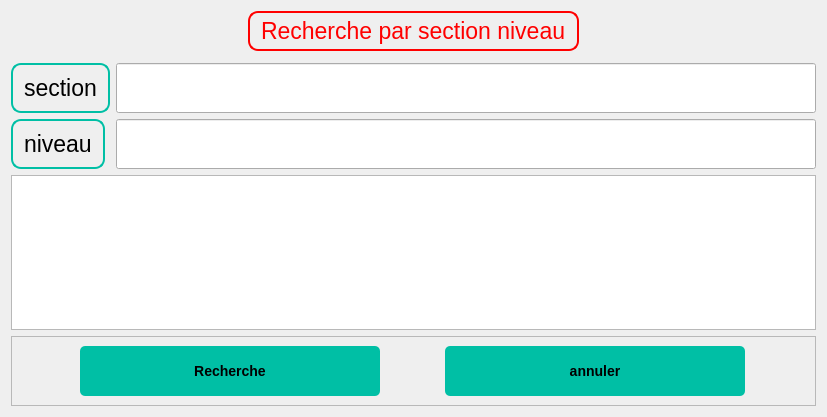
<?xml version="1.0" encoding="UTF-8"?>
<ui version="4.0">
 <class>Dialog</class>
 <widget class="QDialog" name="Dialog">
  <property name="geometry">
   <rect>
    <x>0</x>
    <y>0</y>
    <width>822</width>
    <height>417</height>
   </rect>
  </property>
  <property name="windowTitle">
   <string>Dialog</string>
  </property>
  <property name="styleSheet">
   <string notr="true">QLabel {
    background-color: none;
    border: 2px solid #00BFA5;
    border-radius: 10px;
    padding: 5px;
    color: #000000;
    font-size: 17pt;
    font-family: Arial, sans-serif;
}
QPushButton {
    font-family: &quot;Arial&quot;, sans-serif;
    font-size: 14px;
    font-weight: bold;
    color: #000000;
    background-color: #00BFA5;
    border: none;
    border-radius: 5px;
    padding: 8px 16px;
    text-align: center;
    text-transform: uppercase;
}

QPushButton:hover {
    background-color: #009980;
}
</string>
  </property>
  <layout class="QGridLayout" name="gridLayout">
   <item row="0" column="0" colspan="3" alignment="Qt::AlignHCenter">
    <widget class="QLabel" name="label_3">
     <property name="styleSheet">
      <string notr="true">
QLabel {
  background-color: none;
  border: 2px solid red;
  border-radius: 10px;
  padding: 5px;
  color: red;
  font-size: 17pt;
  font-family: Arial, sans-serif;
  

}
</string>
     </property>
     <property name="text">
      <string>Recherche par section niveau</string>
     </property>
    </widget>
   </item>
   <item row="2" column="0">
    <widget class="QLabel" name="label">
     <property name="sizePolicy">
      <sizepolicy hsizetype="Maximum" vsizetype="Preferred">
       <horstretch>0</horstretch>
       <verstretch>0</verstretch>
      </sizepolicy>
     </property>
     <property name="minimumSize">
      <size>
       <width>0</width>
       <height>0</height>
      </size>
     </property>
     <property name="text">
      <string>section</string>
     </property>
    </widget>
   </item>
   <item row="3" column="1" colspan="2">
    <widget class="QLineEdit" name="lineEdit_2">
     <property name="sizePolicy">
      <sizepolicy hsizetype="Maximum" vsizetype="Fixed">
       <horstretch>0</horstretch>
       <verstretch>0</verstretch>
      </sizepolicy>
     </property>
     <property name="minimumSize">
      <size>
       <width>700</width>
       <height>50</height>
      </size>
     </property>
    </widget>
   </item>
   <item row="3" column="0">
    <widget class="QLabel" name="label_2">
     <property name="sizePolicy">
      <sizepolicy hsizetype="Maximum" vsizetype="Preferred">
       <horstretch>0</horstretch>
       <verstretch>0</verstretch>
      </sizepolicy>
     </property>
     <property name="minimumSize">
      <size>
       <width>0</width>
       <height>0</height>
      </size>
     </property>
     <property name="text">
      <string>niveau</string>
     </property>
    </widget>
   </item>
   <item row="2" column="1" colspan="2">
    <widget class="QLineEdit" name="lineEdit">
     <property name="sizePolicy">
      <sizepolicy hsizetype="Maximum" vsizetype="Fixed">
       <horstretch>0</horstretch>
       <verstretch>0</verstretch>
      </sizepolicy>
     </property>
     <property name="minimumSize">
      <size>
       <width>700</width>
       <height>50</height>
      </size>
     </property>
    </widget>
   </item>
   <item row="1" column="0">
    <widget class="QFrame" name="frame">
     <property name="frameShape">
      <enum>QFrame::StyledPanel</enum>
     </property>
     <property name="frameShadow">
      <enum>QFrame::Raised</enum>
     </property>
    </widget>
   </item>
   <item row="5" column="0" colspan="3">
    <widget class="QTableView" name="tableView">
     <property name="minimumSize">
      <size>
       <width>0</width>
       <height>0</height>
      </size>
     </property>
    </widget>
   </item>
   <item row="6" column="0" colspan="3">
    <widget class="QFrame" name="frame_2">
     <property name="frameShape">
      <enum>QFrame::StyledPanel</enum>
     </property>
     <property name="frameShadow">
      <enum>QFrame::Raised</enum>
     </property>
     <layout class="QGridLayout" name="gridLayout_2">
      <item row="0" column="1">
       <widget class="QPushButton" name="pushButton_2">
        <property name="sizePolicy">
         <sizepolicy hsizetype="Maximum" vsizetype="Fixed">
          <horstretch>0</horstretch>
          <verstretch>0</verstretch>
         </sizepolicy>
        </property>
        <property name="minimumSize">
         <size>
          <width>300</width>
          <height>50</height>
         </size>
        </property>
        <property name="styleSheet">
         <string notr="true">/* Buttons */
QPushButton {
    font-family: &quot;Arial&quot;, sans-serif;
    font-size: 14px;
    font-weight: bold;
    color: #000000; /* Black text color */
    background-color: #00BFA5; /* Teal button background color */
    border: none;
    border-radius: 5px;
    padding: 8px 16px;
    text-align: center; /* Center align button text */
    text-transform: uppercase; /* Uppercase button text */
}

QPushButton:hover {
    background-color: #009980; /* Darker teal button background color on hover */
}</string>
        </property>
        <property name="text">
         <string>annuler</string>
        </property>
       </widget>
      </item>
      <item row="0" column="0">
       <widget class="QPushButton" name="pushButton">
        <property name="sizePolicy">
         <sizepolicy hsizetype="Maximum" vsizetype="Fixed">
          <horstretch>0</horstretch>
          <verstretch>0</verstretch>
         </sizepolicy>
        </property>
        <property name="minimumSize">
         <size>
          <width>300</width>
          <height>50</height>
         </size>
        </property>
        <property name="styleSheet">
         <string notr="true">/* Buttons */
QPushButton {
    font-family: &quot;Arial&quot;, sans-serif;
    font-size: 14px;
    font-weight: bold;
    color: #000000; /* Black text color */
    background-color: #00BFA5; /* Teal button background color */
    border: none;
    border-radius: 5px;
    padding: 8px 16px;
    text-align: center; /* Center align button text */
    text-transform: uppercase; /* Uppercase button text */
}

QPushButton:hover {
    background-color: #009980; /* Darker teal button background color on hover */
}</string>
        </property>
        <property name="text">
         <string>Recherche</string>
        </property>
       </widget>
      </item>
     </layout>
    </widget>
   </item>
  </layout>
 </widget>
 <resources/>
 <connections/>
</ui>
